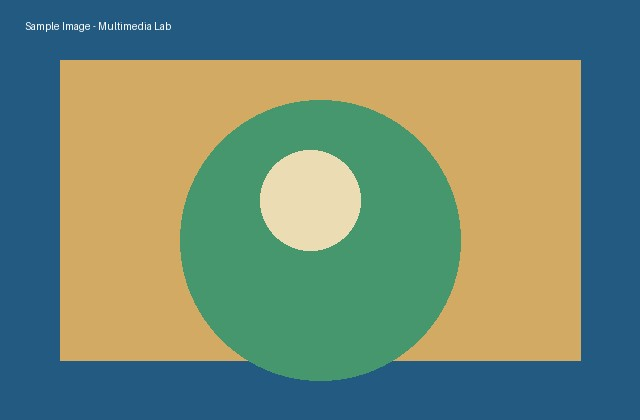
#> input picture sample.jpg, 640 x 420 px, found by its file name
$ python image_representation.py
#> lines starting #> are read from the running program, lines starting #| are printed output that depends on the picture
from pathlib import Path
from PIL import Image
import matplotlib.pyplot as plt
import numpy as np

ROOT = Path(__file__).resolve().parents[1]
image = Image.open(ROOT / "inputs" / "sample.jpg").convert("RGB")
#> image is the input picture: PIL image 640x420 RGB; mean R, G, B 111.3, 135.1, 116.4
arr = np.asarray(image)
gray = np.asarray(image.convert("L"))
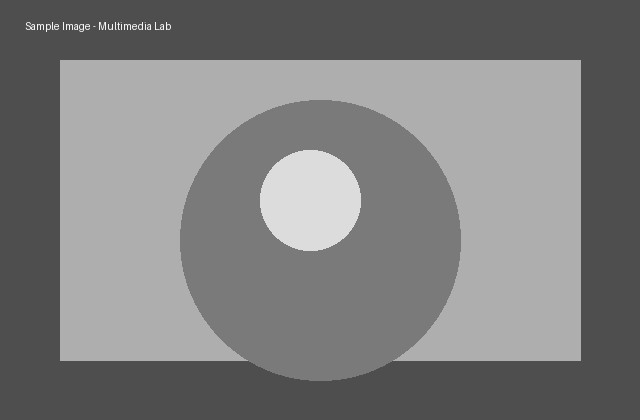
#> gray: shape (420, 640); min 65, max 249, mean 125.9
channels = [arr[:, :, i] for i in range(3)]
#> channels = 3 items

fig, axes = plt.subplots(1, 4, figsize=(13, 4))
axes[0].imshow(arr); axes[0].set_title("RGB image")
for ax, channel, name, cmap in zip(axes[1:], channels, ["Red", "Green", "Blue"], ["Reds", "Greens", "Blues"]):
    ax.imshow(channel, cmap=cmap); ax.set_title(f"{name} channel")
#> this loop made 3 passes
#> (name, cmap) on passes 1 to 3: ('Red', 'Reds'), ('Green', 'Greens'), ('Blue', 'Blues')
for ax in axes: ax.axis("off")
fig.tight_layout()
out = ROOT / "outputs"
out.mkdir(exist_ok=True)
fig.savefig(out / "image_representation_channels.png", dpi=150)
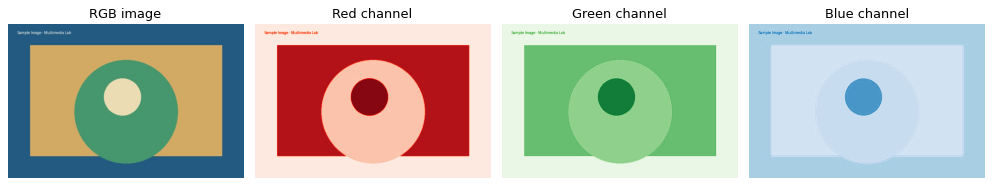
#> figure drawn by matplotlib, 4 panels
Image.fromarray(gray).save(out / "grayscale_image.jpg")
print(f"Dimensions: {image.width} x {image.height}")
#| Dimensions: 640 x 420
print(f"Mode: {image.mode} | Array shape: {arr.shape}")
#| Mode: RGB | Array shape: (420, 640, 3)
print(f"Saved visualizations in {out}")
